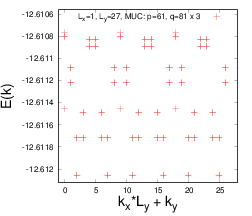

This figure's gnuplot source:
set xrange [-1:28]
set yrange [-12.6121209631422:-12.6105568077061]
set xlabel "k_x*L_y + k_y" font "Helvetica,28"
set ylabel "E(k)" font "Helvetica,28"
#set size 1.0, 0.6
set terminal postscript eps size 3.5,3 enhanced colour "Helvetica" 16
set output "fermions_hofstadter_X_81_Y_3_q_61_n_9_x_1_y_27_u_10_gx_0_gy_0_ext.eps"
plot "fermions_hofstadter_X_81_Y_3_q_61_n_9_x_1_y_27_u_10_gx_0_gy_0_ext.dat" using ($1*27+$2):3 title "L_x=1, L_y=27, MUC: p=61, q=81 x 3" with points lc rgbcolor "red" lt 6 pt 1 ps 2
